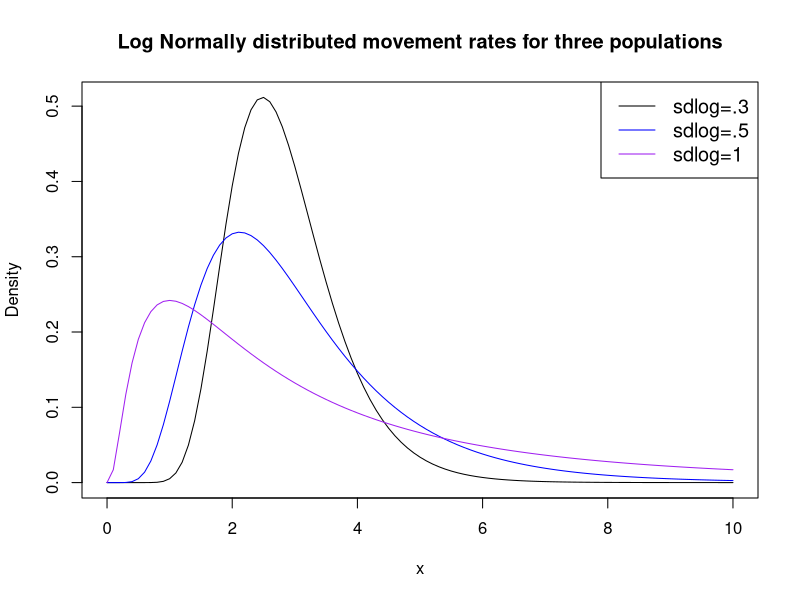
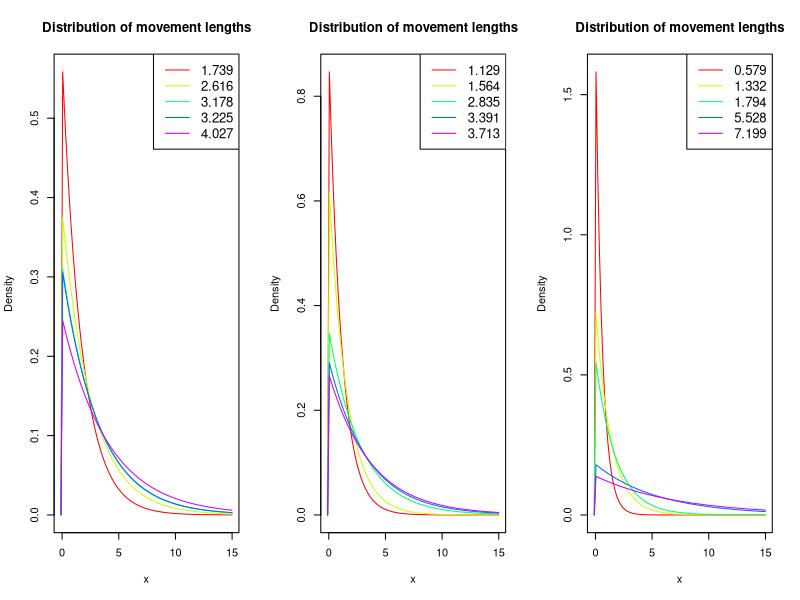
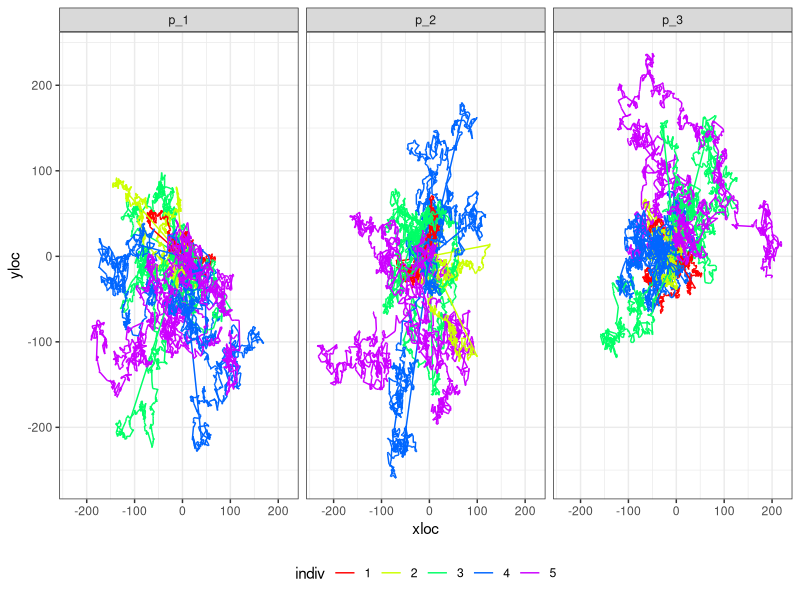
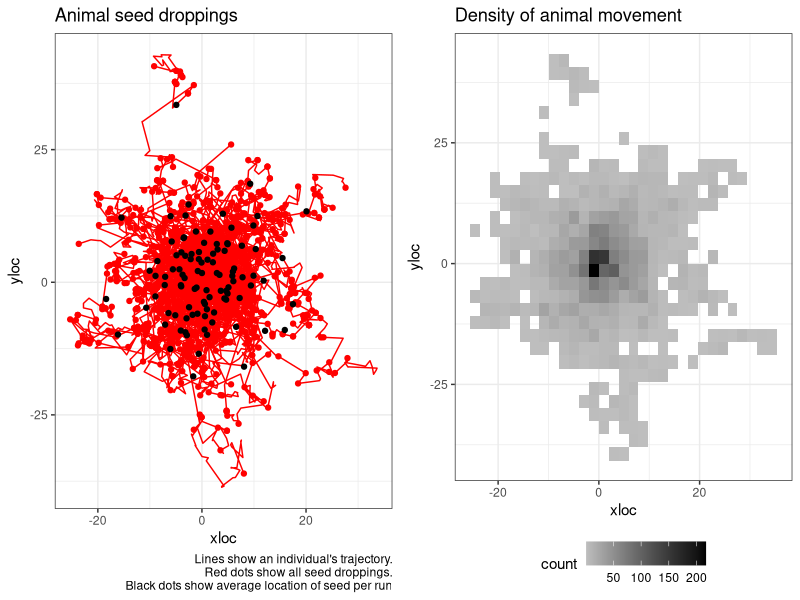
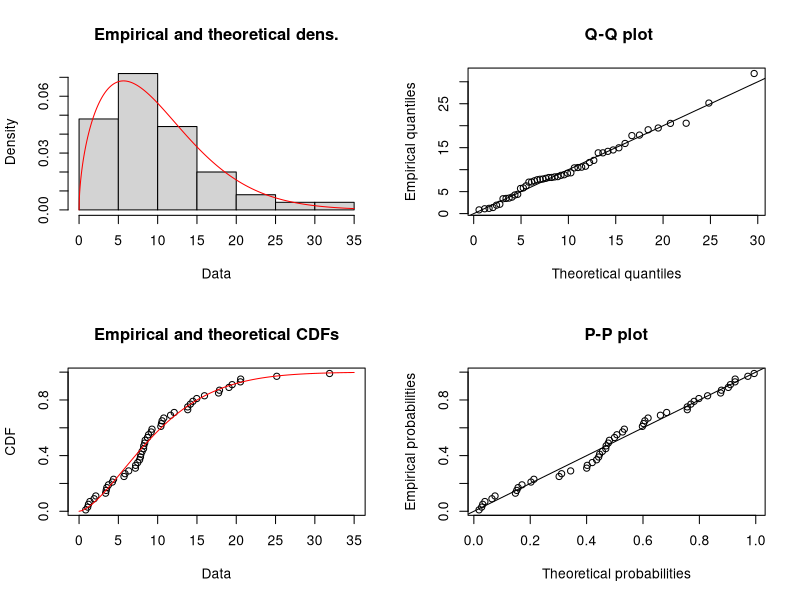
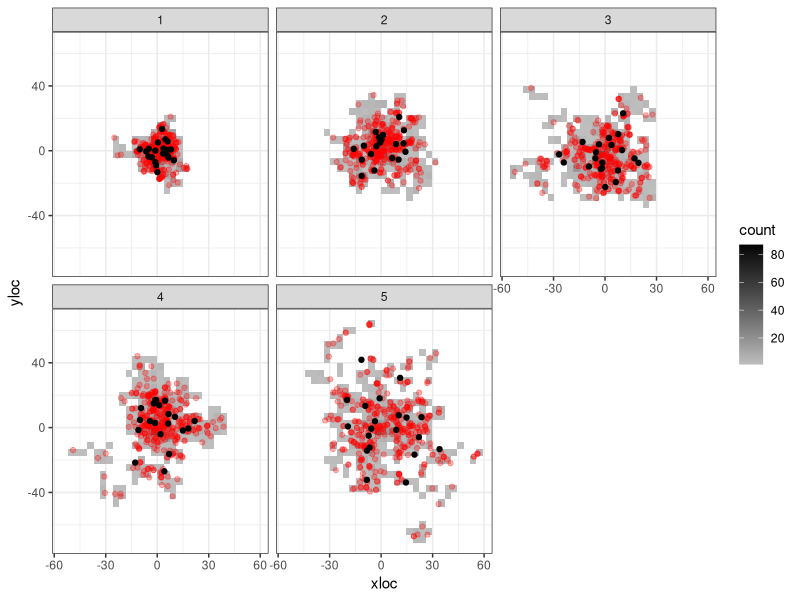
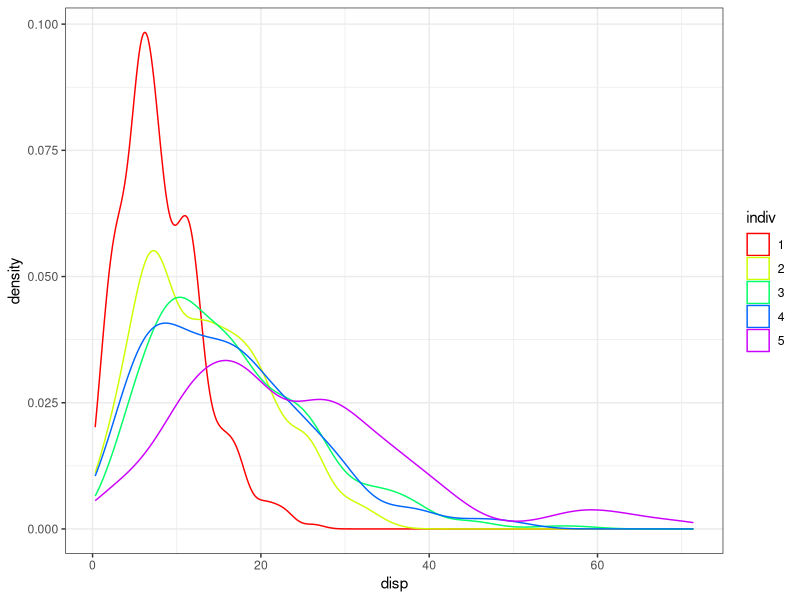
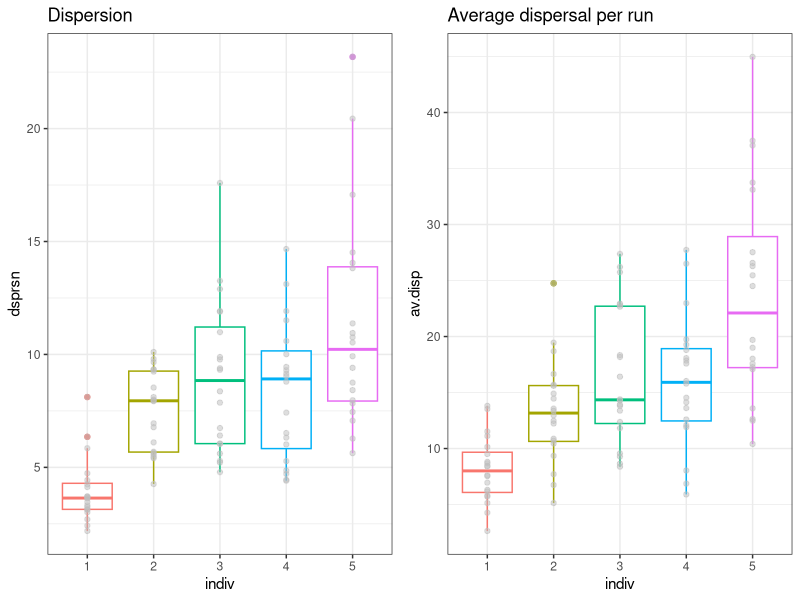

Source code (R) for these figures, in order: (Note: this script raises an error after producing the figures.)
## ---- chunk 1
knitr::opts_chunk$set(echo = FALSE)
knitr::opts_chunk$set(fig.width=12, fig.height=6) 
## ---- chunk 2
library(dplyr)
library(tidyr)
library(ggplot2)
library(cowplot)
library(fitdistrplus)
library(Hmisc)
## ---- chunk 3

av.mov.rate <- 1
max.x <- 10

mycols <- c("black", "blue", "purple")
#create density plots
curve(dlnorm(x, meanlog=av.mov.rate, sdlog=.3),
      from=0, to=max.x,
      col=mycols[1],
      main = 'Log Normally distributed movement rates for three populations', #add title
      ylab = 'Density', #change y-axis label
      )

curve(dlnorm(x, meanlog=av.mov.rate, sdlog=.5), 
      from=0, to=max.x,
      col=mycols[2], add=TRUE)

curve(dlnorm(x, meanlog=av.mov.rate, sdlog=1), 
      from=0, to=max.x,
      col=mycols[3], add=TRUE)

#add legend
legend("topright", legend=c("sdlog=.3", "sdlog=.5", "sdlog=1"),
       col=mycols, lty=1, cex=1.2)
## ---- chunk 4
n.individuals <- 5
m_1 <- sort(round(rlnorm(n.individuals, meanlog = av.mov.rate, sdlog = 0.3),3))
m_2 <- sort(round(rlnorm(n.individuals, meanlog = av.mov.rate, sdlog = 0.5),3))
m_3 <- sort(round(rlnorm(n.individuals, meanlog = av.mov.rate, sdlog = 1),3))
## ---- chunk 5

par(mfrow=c(1,3))
mycols <- rainbow(n.individuals, s=1)

range <- c(-0.1,max.x+5)
#create density plots
#########################################################################
# Fist population
curve(dexp(x, 1/m_1[1]), #notice rate for exponential is 1/movement rate.
      from=range[1], to=range[2], 
      col=mycols[1],
      main = 'Distribution of movement lengths', #add title
      ylab = 'Density', #change y-axis label
      xlab = "x"
      )
for(i in 2:5){
  curve(dexp(x, 1/m_1[i]), 
        from=range[1], to=range[2],
        col=mycols[i], add=TRUE)
}

#add legend
legend("topright", legend= m_1,
       col=mycols, lty=1, cex=1.2)
#########################################################################
# Second population
curve(dexp(x, 1/m_2[1]), #notice rate for exponential is 1/movement rate.
      from=range[1], to=range[2], 
      col=mycols[1],
      main = 'Distribution of movement lengths', #add title
      ylab = 'Density', #change y-axis label
      xlab = "x"
      )
for(i in 2:5){
  curve(dexp(x, 1/m_2[i]), 
        from=range[1], to=range[2],
        col=mycols[i], add=TRUE)
}

#add legend
legend("topright", legend= m_2,
       col=mycols, lty=1, cex=1.2)

#########################################################################
# Third population
curve(dexp(x, 1/m_3[1]), #notice rate for exponential is 1/movement rate.
      from=range[1], to=range[2], 
      col=mycols[1],
      main = 'Distribution of movement lengths', #add title
      ylab = 'Density', #change y-axis label
      xlab = "x"
      )
for(i in 2:5){
  curve(dexp(x, 1/m_3[i]), 
        from=range[1], to=range[2],
        col=mycols[i], add=TRUE)
}

#add legend
legend("topright", legend= m_3,
       col=mycols, lty=1, cex=1.2)
## ---- chunk 6
sim_movement <- function(prm, t = 1000, plot.it = TRUE, return.data.frame = FALSE){
  tru.rate <- round(prm, 3)
  movedist <- rexp(t, rate = 1/tru.rate)
  angle <- runif(t, min = 0, max = 360)
  distx <- movedist*cos(angle)
  xloc <- c(0, cumsum(distx))
  disty <- movedist*sin(angle)
  yloc <- c(0, cumsum(disty))
  animalTraj <- data.frame(time = 0:t, xloc = xloc, yloc = yloc)
  if(plot.it == TRUE){
    plot(x = xloc, y = yloc, type = "l", main = paste("Rate=",tru.rate))
  }
  if(return.data.frame == TRUE){
    return(animalTraj)
  }
}
## ---- chunk 7
nruns <- 3
m.data <- data.frame(m_1, m_2, m_3)

df <- NULL

for(m in 1:3){
  m.0 <- m.data[m]
  for(j in 1:n.individuals){
  for(k in 1:nruns){
  a <- sim_movement(m_2[j], plot.it = FALSE, return.data.frame = TRUE) %>% 
    mutate(indiv = as.factor(j),
           run = paste0("r_", k),
           pop.id = paste0("p_",m))
  df <- rbind.data.frame(df, a)
}
}
  
}


df %>% 
  ggplot(., aes(x = xloc, y=yloc, group = run, color = indiv)) +
  facet_wrap(~pop.id) +
  geom_path() +
  scale_color_manual(values = mycols) +
  theme_bw() +
  theme(legend.position = "bottom") +
  NULL
## ---- chunk 8
sim_seeds <- function(nseeds = 20, m.prms = NULL,...){
  grt <- round(rgamma(nseeds, shape = 4, scale = 5))
  t.grt <- max(grt)

  df <- sim_movement(m.prms, t = t.grt, plot.it = FALSE, return.data.frame = TRUE)

  df %>% 
    left_join(., data.frame(s.id = 1:nseeds, time = grt)) %>% 
    mutate(disp = sqrt(xloc^2+yloc^2)) -> df
  
  return(df)
}

summ_seeds <- function(df = NULL){
  df %>% 
  drop_na(s.id) %>% 
  mutate(xi = (mean(xloc)-xloc)^2,
         yi = (mean(yloc)-yloc)^2) %>% 
  summarise(x = mean(xloc),
            y = mean(yloc),
            av.disp = mean(disp),
            se.disp = sd(disp)/sqrt(n()),
            dsprsn = sum(sqrt(xi+yi))/n()) -> s.df
  return(s.df)
}

# a <- sim_seeds(m.prms = m_1[1])
# summ_seeds(a)
## ---- chunk 9
nruns <- 100
ex.i <- 1
df <- NULL
summ.df <- NULL

for(j in 1:ex.i){
  for(k in 1:nruns){
    a <- sim_seeds(m.prms = m_1[j]) %>% 
      mutate(indiv = as.factor(j),
             run = factor(paste0("r_", k), levels = paste0("r_", 1:nruns)))
    
    b <- summ_seeds(a) %>% 
      mutate(indiv = as.factor(j),
             run = factor(paste0("r_", k), levels = paste0("r_", 1:nruns)))
    
    df <- rbind.data.frame(df, a) 
    summ.df <- rbind.data.frame(summ.df, b) 
}
}
## ---- chunk 10

df %>% 
  ggplot(., aes(x = xloc, y=yloc, 
                group = run,
                color = indiv)) +
  # facet_wrap(~run) +
  geom_path() +
  scale_color_manual(values = mycols) +
  geom_point(data = df %>% drop_na(s.id), 
             aes(x = xloc, y = yloc)) +
  geom_point(data = summ.df, aes(x = x, y=y), color = "black") +
  theme_bw() +
  labs(title = "Animal seed droppings", caption = "Lines show an individual's trajectory.\n Red dots show all seed droppings.\n Black dots show average location of seed per run") +
  theme(legend.position = "none") -> p1
# p1

df %>% 
  ggplot(., aes(x = xloc, y = yloc)) +
  # stat_density_2d(aes(fill = ..level..), geom = "polygon", colour="white") +
  geom_bin2d() +
  # geom_hex() +
  # scale_fill_continuous(type = "viridis") +
  scale_fill_gradient(low = "grey", high = "black") +
  # geom_point(data = df %>% drop_na(s.id), 
  #            aes(x = xloc, y = yloc), color = mycols[ex.i], alpha = 0.3) +
  # geom_point(data = summ.df, aes(x = x, y=y), color = "black") +
  theme_bw() +
  theme(legend.position = "bottom") +
  labs(title = "Density of animal movement") -> p2
# p2

cowplot::plot_grid(p1, p2)
  
# summ.df %>% 
#   ggplot(., aes(y = dsprsn)) +
#   geom_boxplot()
# 
# summ.df %>% 
#   ggplot(., aes(x = av.disp)) +
#   geom_density(color = "blue") + # for the average dispersal per run
#   geom_density(data = df %>% drop_na(s.id),
#                  aes(x = disp)) + # for every seed
#   theme_bw()
## ---- chunk 11
# s.df <- df %>% drop_na(s.id)

s.df <- df %>% drop_na(s.id) %>% 
  sample_n(., 50)
  


g <- fitdist(s.df$disp, distr = "weibull")
## ---- chunk 12
summary(g)
plot(g)

# library(MASS)
# fitdistr(s.df$disp, densfun = "weibull")
## ---- chunk 13
nruns <- 20

df <- NULL
summ.df <- NULL

for(j in 1:n.individuals){
  for(k in 1:nruns){
    a <- sim_seeds(m.prms = m_1[j]) %>% 
      mutate(indiv = as.factor(j),
             run = factor(paste0("r_", k), levels = paste0("r_", 1:nruns)))
    
    b <- summ_seeds(a) %>% 
      mutate(indiv = as.factor(j),
             run = factor(paste0("r_", k), levels = paste0("r_", 1:nruns)))
    
    df <- rbind.data.frame(df, a) 
    summ.df <- rbind.data.frame(summ.df, b) 
}
}
## ---- chunk 14
df %>% 
  ggplot(., aes(x = xloc, y = yloc)) +
  facet_wrap(~indiv) +
  # stat_density_2d(aes(fill = ..level..), geom = "polygon", colour="white") +
  geom_bin2d() +
  # geom_hex() +
  # scale_fill_continuous(type = "viridis") +
  scale_fill_gradient(low = "grey", high = "black") +
  geom_point(data = df %>% drop_na(s.id),
             aes(x = xloc, y = yloc), color = "red", alpha = 0.3) +
  geom_point(data = summ.df, aes(x = x, y=y), color = "black") +
  theme_bw()
## ---- chunk 15
df %>% 
  drop_na(s.id) %>% 
  ggplot(., aes(x = disp, color = indiv)) +
  geom_density() +
  scale_color_manual(values = mycols) +
  theme_bw()

## ---- chunk 16
summ.df %>% 
  ggplot(., aes(y = dsprsn, x = indiv, color = indiv)) +
  geom_boxplot() +
  geom_point(color = "grey", alpha = 0.5) +
  labs(title = "Dispersion") +
  theme_bw() +
  theme(legend.position = "none") -> p1
# p1

summ.df %>% 
  ggplot(., aes(y = av.disp, x = indiv, color = indiv)) +
  geom_boxplot() +
  geom_point(color = "grey", alpha = 0.5) +
  labs(title = "Average dispersal per run") +
  theme_bw() +
  theme(legend.position = "none") -> p2
# p2

plot_grid(p1, p2)
## ---- chunk 17
n.boots <- 10
samp.size <- 30
weib.boot <- NULL

for(j in 1:n.boots){
      s.df <- df %>% drop_na(s.id) %>%
      group_by(indiv) %>%
      sample_n(., samp.size)
    
    # s.df <- df %>% drop_na(s.id)
    
    weib.fits <- NULL
    
    for(i in 1:n.individuals){
      dat <- s.df %>% 
        filter(indiv == i)
      #g <- fitdist(dat$disp, distr = "weibull", method = 'mle', lower = c(0,0))
      g <- fitdistr(dat$disp, densfun = "weibull", lower = c(0,0))
      prms.weib <- data.frame(est.shape = as.numeric(g$estimate[1]),
                              est.scale = as.numeric(g$estimate[2]),
                              loglik = g$loglik, indiv = i)
      weib.fits <- rbind.data.frame(weib.fits, prms.weib)
      # plot(g)
    }
    
    weib.boot <- rbind.data.frame(weib.boot, weib.fits %>% mutate(boot = j))
}

# weib.boot
## ---- chunk 18
weib.boot.pool <- NULL

for(j in 1:n.boots){
      s.df <- df %>% drop_na(s.id) %>%
      sample_n(., samp.size)

    
    g <- fitdistr(s.df$disp, densfun = "weibull", lower = c(0,0))
    
    prms.weib <- data.frame(est.shape = as.numeric(g$estimate[1]),
                              est.scale = as.numeric(g$estimate[2]),
                              loglik = g$loglik, indiv = 0)
    
    weib.boot.pool <- rbind.data.frame(weib.boot.pool, prms.weib %>% mutate(boot = j))
}

## ---- chunk 19

weib.boot %>% 
  rbind.data.frame(., weib.boot.pool) -> weib.boot

weib.boot %>% 
  ggplot(., aes(x = factor(indiv), y = est.shape, color = factor(indiv))) +
  geom_violin() +
  scale_color_manual(values = c("black", mycols)) +
  # geom_boxplot(width = 0.1) +
  # geom_point(color = "grey", alpha = 0.5) +
  stat_summary(fun.data=mean_sdl, mult=1, 
                 geom="pointrange", color="black") +
  labs(title = "Shape") +
  theme_bw() -> p1
# p1

weib.boot %>% 
  ggplot(., aes(x = factor(indiv), y = est.scale, color = factor(indiv))) +
  geom_violin() +
  scale_color_manual(values = c("black", mycols)) +
  #geom_boxplot(width = 0.1) +
  # geom_point() +
  stat_summary(fun.data=mean_sdl, mult=1, 
                 geom="pointrange", color="black") +
  labs(title = "Scale") +
  theme_bw() -> p2

plot_grid(p1, p2)
## ---- chunk 20
weib.curves <- NULL

for(i in 1:5){
  weib.boot %>% 
  filter(indiv == i) -> a

  b <- purrr::map(seq(1:nrow(a)), function(y)
    stat_function(fun = dweibull, args = list(scale = a$est.scale[y], shape = a$est.shape[y]), color = mycols[i], alpha = 0.3))
  
  weib.curves <- append(weib.curves, b)
}

weib.boot %>% 
  filter(indiv == 0) -> c
weib.curves.pool <- purrr::map(seq(1:nrow(a)), function(y)
    stat_function(fun = dweibull, args = list(scale = c$est.scale[y], shape = c$est.shape[y]), color = "black", alpha = 0.8))


# ggplot(data = data.frame(x = c(1, 60)), aes(x)) +
#   weib.curves +
#   ylab("Density") + xlab("Distance (m)") +
#   theme_bw()  +
#   theme(legend.position = c(0.7, 0.7),
#         legend.title = element_blank()) 
df %>%
  drop_na(s.id) %>% 
  ggplot(., aes(x = disp)) +
  geom_histogram(aes(y = ..density..), fill = "grey") +
  theme_bw() -> p
# p
# 
# p +
#   stat_function(fun = dweibull, args = list(scale = weib.boot$est.scale[1], shape = weib.boot$est.shape[1]), color = "red")

p + 
  weib.curves +
  weib.curves.pool
  

## ---- chunk 21

# For second population
df2 <- NULL
summ.df2 <- NULL

for(j in 1:n.individuals){
  for(k in 1:nruns){
    a <- sim_seeds(m.prms = m_2[j]) %>% 
      mutate(indiv = as.factor(j),
             run = factor(paste0("r_", k), levels = paste0("r_", 1:nruns)))
    
    b <- summ_seeds(a) %>% 
      mutate(indiv = as.factor(j),
             run = factor(paste0("r_", k), levels = paste0("r_", 1:nruns)))
    
    df2 <- rbind.data.frame(df2, a) 
    summ.df2 <- rbind.data.frame(summ.df2, b) 
  }
}

# #If we wanted to visualize 
# summ.df2 %>% 
#   ggplot(., aes(y = dsprsn, x = indiv, color = indiv)) +
#   geom_boxplot() +
#   geom_point(color = "grey", alpha = 0.5) +
#   labs(title = "Dispersion") +
#   theme_bw() +
#   theme(legend.position = "none") -> p1
# # p1
# 
# summ.df2 %>% 
#   ggplot(., aes(y = av.disp, x = indiv, color = indiv)) +
#   geom_boxplot() +
#   geom_point(color = "grey", alpha = 0.5) +
#   labs(title = "Average dispersal per run") +
#   theme_bw() +
#   theme(legend.position = "none") -> p2
# # p2
# 
# plot_grid(p1, p2)

########################################################
# Bootstrap for individuals
weib.boot2 <- NULL

for(j in 1:n.boots){
  s.df <- df2 %>% drop_na(s.id) %>%
    group_by(indiv) %>%
    sample_n(., samp.size)
  
  # s.df <- df %>% drop_na(s.id)
  
  weib.fits <- NULL
  
  for(i in 1:n.individuals){
    dat <- s.df %>% 
      filter(indiv == i)
    #g <- fitdist(dat$disp, distr = "weibull", method = 'mle', lower = c(0,0))
    g <- fitdistr(dat$disp, densfun = "weibull", lower = c(0,0))
    prms.weib <- data.frame(est.shape = as.numeric(g$estimate[1]),
                            est.scale = as.numeric(g$estimate[2]),
                            loglik = g$loglik, indiv = i)
    weib.fits <- rbind.data.frame(weib.fits, prms.weib)
    # plot(g)
  }
  
  weib.boot2 <- rbind.data.frame(weib.boot2, weib.fits %>% mutate(boot = j))
}

# Pooled bootstrap
weib.boot.pool2 <- NULL

for(j in 1:n.boots){
  s.df <- df2 %>% drop_na(s.id) %>%
    sample_n(., samp.size)
  
  
  g <- fitdistr(s.df$disp, densfun = "weibull", lower = c(0,0))
  
  prms.weib <- data.frame(est.shape = as.numeric(g$estimate[1]),
                          est.scale = as.numeric(g$estimate[2]),
                          loglik = g$loglik, indiv = 0)
  
  weib.boot.pool2 <- rbind.data.frame(weib.boot.pool2, prms.weib %>% mutate(boot = j))
}
## ---- chunk 22

# For Third population
df3 <- NULL
summ.df3 <- NULL

for(j in 1:n.individuals){
  for(k in 1:nruns){
    a <- sim_seeds(m.prms = m_3[j]) %>% 
      mutate(indiv = as.factor(j),
             run = factor(paste0("r_", k), levels = paste0("r_", 1:nruns)))
    
    b <- summ_seeds(a) %>% 
      mutate(indiv = as.factor(j),
             run = factor(paste0("r_", k), levels = paste0("r_", 1:nruns)))
    
    df3 <- rbind.data.frame(df3, a) 
    summ.df3 <- rbind.data.frame(summ.df3, b) 
  }
}

# #If we wanted to visualize 
# summ.df3 %>% 
#   ggplot(., aes(y = dsprsn, x = indiv, color = indiv)) +
#   geom_boxplot() +
#   geom_point(color = "grey", alpha = 0.5) +
#   labs(title = "Dispersion") +
#   theme_bw() +
#   theme(legend.position = "none") -> p1
# # p1
# 
# summ.df3 %>% 
#   ggplot(., aes(y = av.disp, x = indiv, color = indiv)) +
#   geom_boxplot() +
#   geom_point(color = "grey", alpha = 0.5) +
#   labs(title = "Average dispersal per run") +
#   theme_bw() +
#   theme(legend.position = "none") -> p2
# # p2
# 
# plot_grid(p1, p2)

########################################################
# Bootstrap for individuals
weib.boot3 <- NULL

for(j in 1:n.boots){
  s.df <- df3 %>% drop_na(s.id) %>%
    group_by(indiv) %>%
    sample_n(., samp.size)
  
  # s.df <- df %>% drop_na(s.id)
  
  weib.fits <- NULL
  
  for(i in 1:n.individuals){
    dat <- s.df %>% 
      filter(indiv == i)
    #g <- fitdist(dat$disp, distr = "weibull", method = 'mle', lower = c(0,0))
    g <- fitdistr(dat$disp, densfun = "weibull", lower = c(0,0))
    prms.weib <- data.frame(est.shape = as.numeric(g$estimate[1]),
                            est.scale = as.numeric(g$estimate[2]),
                            loglik = g$loglik, indiv = i)
    weib.fits <- rbind.data.frame(weib.fits, prms.weib)
    # plot(g)
  }
  
  weib.boot3 <- rbind.data.frame(weib.boot3, weib.fits %>% mutate(boot = j))
}

# Pooled bootstrap
weib.boot.pool3 <- NULL

for(j in 1:n.boots){
  s.df <- df3 %>% drop_na(s.id) %>%
    sample_n(., samp.size)
  
  
  g <- fitdistr(s.df$disp, densfun = "weibull", lower = c(0,0))
  
  prms.weib <- data.frame(est.shape = as.numeric(g$estimate[1]),
                          est.scale = as.numeric(g$estimate[2]),
                          loglik = g$loglik, indiv = 0)
  
  weib.boot.pool3 <- rbind.data.frame(weib.boot.pool3, prms.weib %>% mutate(boot = j))
}
## ---- chunk 23

weib.boot.pool %>% 
  mutate(popu = 1) %>% 
  bind_rows(., weib.boot.pool2 %>% 
              mutate(popu = 2)) %>% 
  bind_rows(., weib.boot.pool3 %>% 
              mutate(popu = 3)) -> weib.boot.pool

weib.boot.pool %>% 
  ggplot(., aes(x = factor(popu), y = est.shape, color = factor(popu))) +
  geom_violin() +
  # scale_color_manual(values = c("black", mycols)) +
  # geom_boxplot(width = 0.1) +
  # geom_point(color = "grey", alpha = 0.5) +
  stat_summary(fun.data=mean_sdl, mult=1, 
                 geom="pointrange", color="black") +
  labs(title = "Shape") +
  theme_bw() -> p1
# p1

weib.boot.pool %>% 
  ggplot(., aes(x = factor(popu), y = est.scale, color = factor(popu))) +
  geom_violin() +
  # scale_color_manual(values = c("black", mycols)) +
  #geom_boxplot(width = 0.1) +
  # geom_point() +
  stat_summary(fun.data=mean_sdl, mult=1, 
                 geom="pointrange", color="black") +
  labs(title = "Scale") +
  theme_bw() -> p2

plot_grid(p1, p2)
